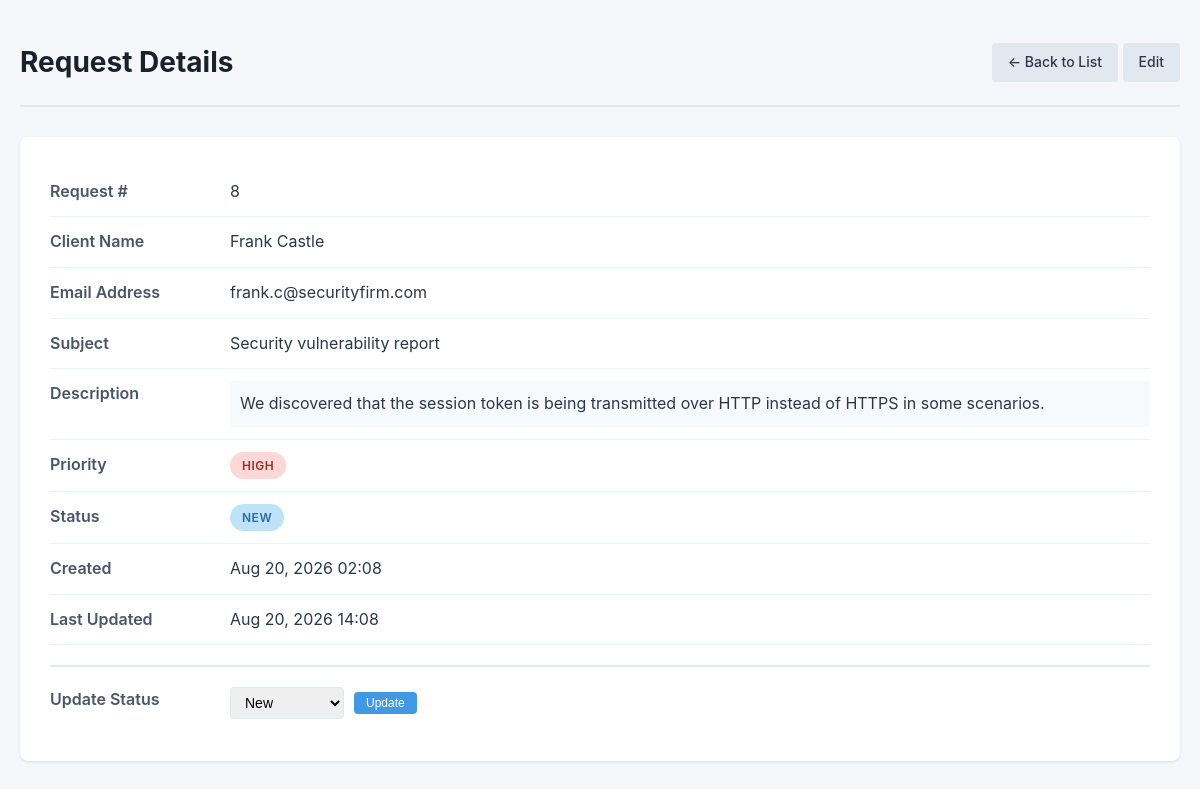
The app's page /view.php?id=8 with its own data.
### tables this page shows
CREATE TABLE IF NOT EXISTS requests (
    id INT AUTO_INCREMENT PRIMARY KEY,
    fullname VARCHAR(100) NOT NULL,
    email VARCHAR(255) NOT NULL,
    subject VARCHAR(255) NOT NULL,
    description TEXT NOT NULL,
    priority ENUM('low', 'normal', 'high') NOT NULL DEFAULT 'normal',
    status ENUM('new', 'in_progress', 'closed') NOT NULL DEFAULT 'new',
    created_at TIMESTAMP DEFAULT CURRENT_TIMESTAMP,
    updated_at TIMESTAMP DEFAULT CURRENT_TIMESTAMP ON UPDATE CURRENT_TIMESTAMP,
    INDEX idx_status (status),
    INDEX idx_priority (priority),
    INDEX idx_email (email),
    INDEX idx_name (fullname)
);

### includes/Database.php (called while the page is built, shortened)
<?php
class Database {
    private static $instance = null;
    private $connection;
    private function __construct() {
            $configPath = __DIR__ . '/../config/database.php';
        $config = require_once $configPath;
        try {
            $dsn = sprintf(
                'mysql:host=%s;port=%s;dbname=%s;charset=%s',
                $config['host'],
                $config['port'] ?? '3306',
                $config['database'],
                $config['charset']
            );
            $this->connection = new PDO(
                $dsn,
                $config['username'],
                $config['password'],
                [
                    PDO::ATTR_ERRMODE => PDO::ERRMODE_EXCEPTION,
                    PDO::ATTR_DEFAULT_FETCH_MODE => PDO::FETCH_ASSOC,
                    PDO::ATTR_EMULATE_PREPARES => false,
                    PDO::MYSQL_ATTR_INIT_COMMAND => "SET NAMES utf8"
                ]
            );
        } catch (PDOException $e) {
            die('Database connection failed: ' . $e->getMessage());
        }
    }
    public static function getInstance() {
        if (self::$instance === null) {
            self::$instance = new self();
        }
        return self::$instance;
    }
    public function getConnection() {
        return $this->connection;
    }
}

### config/database.php (called while the page is built)
<?php
$host = getenv('MYSQL_HOST') ?: 'localhost';
$port = getenv('MYSQL_PORT') ?: '3306';
$database = getenv('MYSQL_DATABASE') ?: 'request_system';
$username = getenv('MYSQL_USER') ?: 'root';
$password = getenv('MYSQL_PASSWORD') ?: '';
return [
    'host' => $host,
    'port' => $port,
    'database' => $database,
    'username' => $username,
    'password' => $password,
    'charset' => 'utf8'
];

### includes/Request.php (called while the page is built, shortened)
<?php
require_once __DIR__ . '/Database.php';
class Request {
    private $db;
    public function __construct() {
        $this->db = Database::getInstance()->getConnection();
    }
    public function getById($id) {
        $stmt = $this->db->prepare("SELECT * FROM requests WHERE id = :id");
        $stmt->execute([':id' => $id]);
        return $stmt->fetch();
    }
}

### includes/helpers.php (called while the page is built, shortened)
<?php
function getStatusLabel($status) {
    $labels = [
        'new' => 'New',
        'in_progress' => 'In Progress',
        'closed' => 'Closed'
    ];
    return $labels[$status] ?? $status;
}
function getStatusBadgeClass($status) {
    $classes = [
        'new' => 'badge-new',
        'in_progress' => 'badge-in-progress',
        'closed' => 'badge-closed'
    ];
    return $classes[$status] ?? '';
}
function getPriorityLabel($priority) {
    $labels = [
        'low' => 'Low',
        'normal' => 'Normal',
        'high' => 'High'
    ];
    return $labels[$priority] ?? $priority;
}
function getPriorityBadgeClass($priority) {
    $classes = [
        'low' => 'badge-low',
        'normal' => 'badge-normal',
        'high' => 'badge-high'
    ];
    return $classes[$priority] ?? '';
}
function escape($string) {
    return htmlspecialchars($string, ENT_QUOTES, 'UTF-8');
}
function formatDate($date) {
    return date('M d, Y H:i', strtotime($date));
}

### view.php (the view, shortened to what this page needs)
<?php
require_once 'includes/Database.php';
require_once 'includes/Request.php';
require_once 'includes/helpers.php';
$requestModel = new Request();
$id = isset($_GET['id']) ? (int)$_GET['id'] : 0;
$request = $requestModel->getById($id);
$allStatuses = ['new', 'in_progress', 'closed'];
?>
<!DOCTYPE html>
<html lang="en">
<head>
    <link rel="stylesheet" href="css/style.css">
</head>
<body>
    <div class="container">
        <header>
            <h1>Request Details</h1>
            <div>
                <a href="index.php" class="btn btn-secondary">← Back to List</a>
                <a href="edit.php?id=<?= $request['id'] ?>" class="btn btn-secondary">Edit</a>
            </div>
        </header>
        <div class="request-details">
            <div class="detail-row">
                <div class="detail-label">Request #</div>
                <div class="detail-value"><?= $request['id'] ?></div>
            </div>
            <div class="detail-row">
                <div class="detail-label">Client Name</div>
                <div class="detail-value"><?= escape($request['fullname']) ?></div>
            </div>
            <div class="detail-row">
                <div class="detail-label">Email Address</div>
                <div class="detail-value"><?= escape($request['email']) ?></div>
            </div>
            <div class="detail-row">
                <div class="detail-label">Subject</div>
                <div class="detail-value"><?= escape($request['subject']) ?></div>
            </div>
            <div class="detail-row">
                <div class="detail-label">Description</div>
                <div class="detail-value description-text"><?= nl2br(escape($request['description'])) ?></div>
            </div>
            <div class="detail-row">
                <div class="detail-label">Priority</div>
                <div class="detail-value">
                    <span class="badge <?= getPriorityBadgeClass($request['priority']) ?>">
                        <?= escape(getPriorityLabel($request['priority'])) ?>
                    </span>
                </div>
            </div>
            <div class="detail-row">
                <div class="detail-label">Status</div>
                <div class="detail-value">
                    <span class="badge <?= getStatusBadgeClass($request['status']) ?>">
                        <?= escape(getStatusLabel($request['status'])) ?>
                    </span>
                </div>
            </div>
            <div class="detail-row">
                <div class="detail-label">Created</div>
                <div class="detail-value"><?= formatDate($request['created_at']) ?></div>
            </div>
            <div class="detail-row">
                <div class="detail-label">Last Updated</div>
                <div class="detail-value"><?= formatDate($request['updated_at']) ?></div>
            </div>
            <div class="detail-row status-update">
                <div class="detail-label">Update Status</div>
                <div class="detail-value">
                    <form method="POST" class="inline-form">
                        <select name="status">
                            <?php foreach ($allStatuses as $status): ?>
                                <option value="<?= escape($status) ?>" <?= $request['status'] === $status ? 'selected' : '' ?>>
                                    <?= escape(getStatusLabel($status)) ?>
                                </option>
                            <?php endforeach; ?>
                        </select>
                        <button type="submit" class="btn btn-primary btn-sm">Update</button>
                    </form>
                </div>
            </div>
        </div>
    </div>
</body>
</html>

### css/style.css (style rules this page uses)
* { margin: 0; padding: 0; box-sizing: border-box; }
body { font-family: -apple-system, BlinkMacSystemFont, "Segoe UI", Roboto, "Helvetica Neue", Arial, sans-serif; background: #f5f7fa; color: #333; line-height: 1.6; padding: 20px; }
.container { max-width: 1200px; margin: 0 auto; }
header { display: flex; justify-content: space-between; align-items: center; padding: 20px 0; border-bottom: 2px solid #e1e8ed; margin-bottom: 30px; }
header h1 { font-size: 28px; color: #1a202c; }
.btn { display: inline-block; padding: 8px 16px; border: none; border-radius: 4px; font-size: 14px; font-weight: 500; text-decoration: none; cursor: pointer; transition: background 0.2s; }
.btn-primary { background: #4299e1; color: white; }
.btn-secondary { background: #e2e8f0; color: #2d3748; }
.btn-sm { padding: 4px 12px; font-size: 12px; }
.badge { display: inline-block; padding: 4px 12px; border-radius: 20px; font-size: 12px; font-weight: 600; text-transform: uppercase; letter-spacing: 0.5px; }
.badge-new { background: #bee3f8; color: #2a69ac; }
.badge-high { background: #fed7d7; color: #9b2c2c; }
.request-details { background: white; padding: 30px; border-radius: 8px; box-shadow: 0 1px 3px rgba(0,0,0,0.1); }
.detail-row { display: flex; padding: 12px 0; border-bottom: 1px solid #edf2f7; }
.detail-row:last-child { border-bottom: none; }
.detail-label { width: 180px; font-weight: 600; color: #4a5568; flex-shrink: 0; }
.detail-value { flex: 1; color: #2d3748; word-break: break-word; }
.description-text { white-space: pre-wrap; background: #f7fafc; padding: 10px; border-radius: 4px; }
.status-update { margin-top: 20px; padding-top: 20px; border-top: 2px solid #e2e8f0; }
.inline-form { display: flex; gap: 10px; align-items: center; }
.inline-form select { padding: 6px 10px; border: 1px solid #e2e8f0; border-radius: 4px; font-size: 14px; }

### records on screen
requests: id "8", fullname "Frank Castle", email "frank.c@securityfirm.com", subject "Security vulnerability report", description "We discovered that the session token is being transmitted over HTTP instead of HTTPS in some scenarios.", priority "HIGH", status "NEW", created_at "Aug 20, 2026 02:08", updated_at "Aug 20, 2026 14:08"

### other values on screen
form field status "New"
